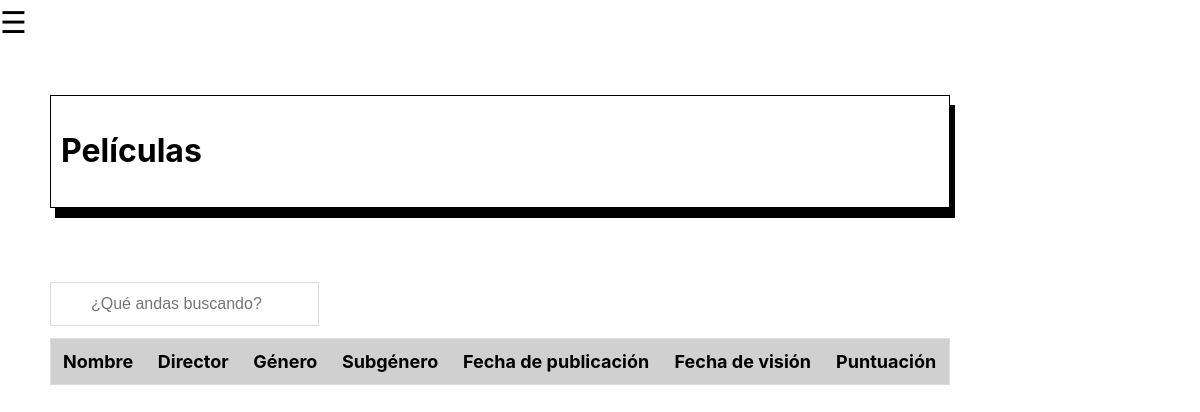
/peliculas/, run on an earlier commit of the app's database.
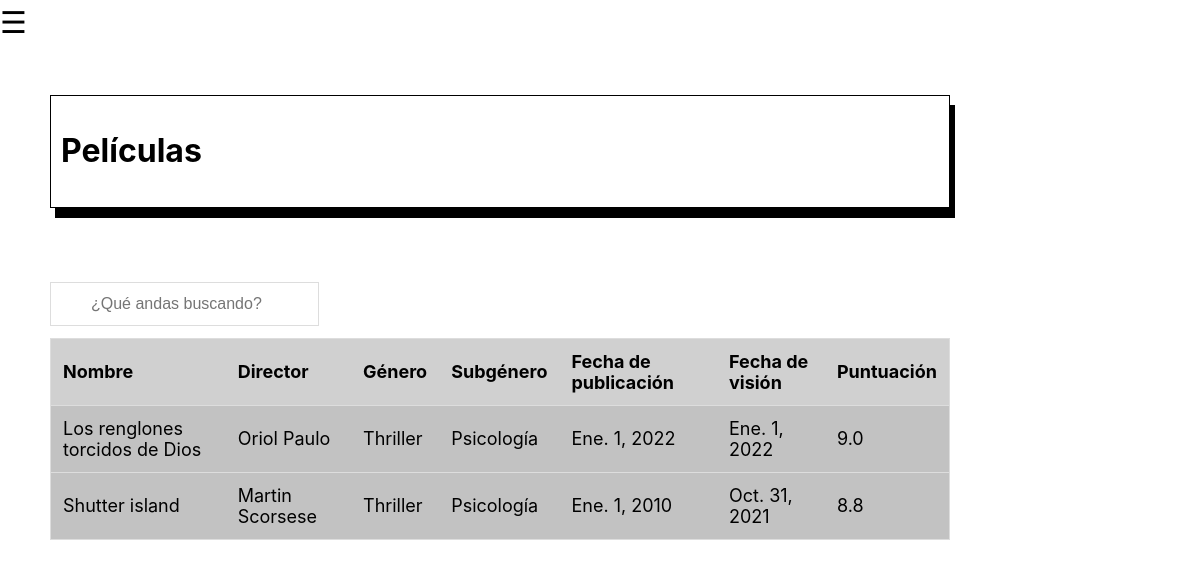
And on a later commit of the database.
### Catalogo/models.py (models this page shows, shortened)
class Pelicula(models.Model):
    nombre = models.CharField(max_length = 200)
    director = models.CharField(max_length = 200)
    genero = models.CharField(max_length = 200)
    subgenero = models.CharField(max_length = 200, blank = True, null = True)
    estreno = models.DateField("Fecha de estreno")
    visualizacion = models.DateField("Fecha de visualización", blank = True, null = True)
    puntuacion = models.FloatField(blank = True, null = True)
    vista = models.BooleanField()

### Catalogo/views.py (the view)
# urls.py: path('peliculas/', views.peliculas, name = "peliculas"),
def peliculas(request):
    lista_pelis = Pelicula.objects.order_by('-visualizacion')[:30]
    context = {'lista_pelis': lista_pelis}
    return render(request, 'Catalogo/peliculas.html', context)

### Catalogo/templates/Catalogo/peliculas.html (shortened to what this page needs)
{% load static %}
<link rel="stylesheet" type="text/css" href="{% static 'Catalogo/peliculas.css' %}">
<!DOCTYPE html>
<html>
<head>
</head>
<span style="font-size:30px;cursor:pointer" onclick="openNav()">&#9776; </span>
<div id="box"><h1>Películas</h1></div>
</body>
<br/>
<input type="text" id="myInput" onkeyup="myFunction()" placeholder="¿Qué andas buscando?">
<table id="myTable">
    <tr class="header">
        <th onclick="sortTable(0)">Nombre</th>
        <th onclick="sortTable(1)">Director</th>
        <th onclick="sortTable(2)">Género</th>
        <th onclick="sortTable(3)">Subgénero</th>
        <th onclick="sortTable(4)">Fecha de publicación</th>
        <th onclick="sortTable(5)">Fecha de visión</th>
        <th onclick="sortTable(6)">Puntuación</th>
    </tr>
    {% if lista_pelis %}
        <tr>
        {% for peli in lista_pelis %}
          {% if peli.vista == True %}
            <td>{{ peli.nombre }}</td>
            <td>{{ peli.director }}</td>
            <td>{{ peli.genero }}</td>
            <td>{{ peli.subgenero }}</td>
            <td>{{ peli.estreno }}</td>
            <td>{{ peli.visualizacion }}</td>
            <td>{{ peli.puntuacion }}</td>
        </tr>
          {% endif %}
        {% endfor %}
    {% else %}
        <p>Tienes que ver más pelis.</p>
    {% endif %}
</table>
</html>

What changed in the data, as far as the page shows it:
now on this page (row edited): Pelicula: nombre "Los renglones torcidos de Dios", director "Oriol Paulo", genero "Thriller", subgenero "Psicología", estreno "Ene. 1, 2022", visualizacion "Ene. 1, 2022", puntuacion "9.0"
now on this page (row edited): Pelicula: nombre "Shutter island", director "Martin Scorsese", genero "Thriller", subgenero "Psicología", estreno "Ene. 1, 2010", visualizacion "Oct. 31, 2021", puntuacion "8.8"
